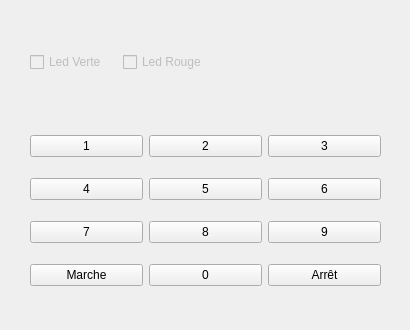
<?xml version="1.0" encoding="UTF-8"?>
<ui version="4.0">
 <class>Clavier</class>
 <widget class="QWidget" name="Clavier">
  <property name="geometry">
   <rect>
    <x>0</x>
    <y>0</y>
    <width>410</width>
    <height>330</height>
   </rect>
  </property>
  <property name="windowTitle">
   <string>Centrale d'alarme</string>
  </property>
  <widget class="QWidget" name="">
   <property name="geometry">
    <rect>
     <x>30</x>
     <y>120</y>
     <width>351</width>
     <height>181</height>
    </rect>
   </property>
   <layout class="QGridLayout" name="gridLayout">
    <item row="0" column="0">
     <widget class="QPushButton" name="pushButton_1">
      <property name="text">
       <string>1</string>
      </property>
     </widget>
    </item>
    <item row="0" column="1">
     <widget class="QPushButton" name="pushButton_2">
      <property name="text">
       <string>2</string>
      </property>
     </widget>
    </item>
    <item row="0" column="2">
     <widget class="QPushButton" name="pushButton_3">
      <property name="text">
       <string>3</string>
      </property>
     </widget>
    </item>
    <item row="1" column="0">
     <widget class="QPushButton" name="pushButton_4">
      <property name="text">
       <string>4</string>
      </property>
     </widget>
    </item>
    <item row="1" column="1">
     <widget class="QPushButton" name="pushButton_5">
      <property name="text">
       <string>5</string>
      </property>
     </widget>
    </item>
    <item row="1" column="2">
     <widget class="QPushButton" name="pushButton_6">
      <property name="text">
       <string>6</string>
      </property>
     </widget>
    </item>
    <item row="2" column="0">
     <widget class="QPushButton" name="pushButton_7">
      <property name="text">
       <string>7</string>
      </property>
     </widget>
    </item>
    <item row="2" column="1">
     <widget class="QPushButton" name="pushButton_8">
      <property name="text">
       <string>8</string>
      </property>
     </widget>
    </item>
    <item row="2" column="2">
     <widget class="QPushButton" name="pushButton_9">
      <property name="text">
       <string>9</string>
      </property>
     </widget>
    </item>
    <item row="3" column="0">
     <widget class="QPushButton" name="pushButtonMarche">
      <property name="text">
       <string>Marche</string>
      </property>
     </widget>
    </item>
    <item row="3" column="1">
     <widget class="QPushButton" name="pushButton_0">
      <property name="text">
       <string>0</string>
      </property>
     </widget>
    </item>
    <item row="3" column="2">
     <widget class="QPushButton" name="pushButtonArret">
      <property name="text">
       <string>Arrêt</string>
      </property>
     </widget>
    </item>
   </layout>
  </widget>
  <widget class="QWidget" name="">
   <property name="geometry">
    <rect>
     <x>30</x>
     <y>50</y>
     <width>179</width>
     <height>24</height>
    </rect>
   </property>
   <layout class="QHBoxLayout" name="horizontalLayout">
    <item>
     <widget class="QCheckBox" name="checkBoxLedVerte">
      <property name="enabled">
       <bool>false</bool>
      </property>
      <property name="text">
       <string>Led Verte</string>
      </property>
     </widget>
    </item>
    <item>
     <widget class="QCheckBox" name="checkBoxLedRouge">
      <property name="enabled">
       <bool>false</bool>
      </property>
      <property name="text">
       <string>Led Rouge</string>
      </property>
     </widget>
    </item>
   </layout>
  </widget>
 </widget>
 <resources/>
 <connections/>
</ui>
